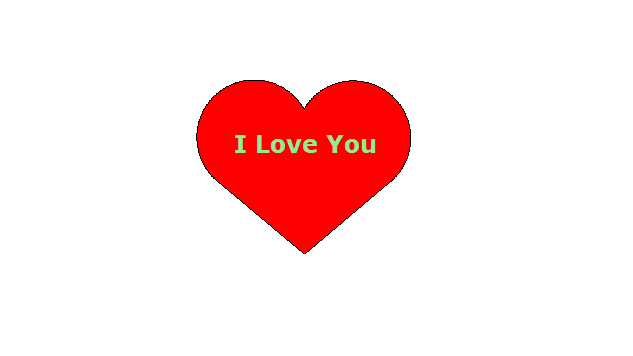

Reproduce this figure in Python.
# Import turtle package
import turtle
import time;
  
# Creating a turtle object(pen)
pen = turtle.Turtle()
  
# Defining a method to draw curve
def curve():
    for i in range(200):
  
        # Defining step by step curve motion
        pen.right(1)
        pen.forward(1)
  
# Defining method to draw a full heart
def heart():
  
    # Set the fill color to red
    pen.fillcolor('red')
  
    # Start filling the color
    pen.begin_fill()
  
    # Draw the left line
    pen.left(140)
    pen.forward(113)
  
    # Draw the left curve
    curve()
    pen.left(120)
  
    # Draw the right curve
    curve()
  
    # Draw the right line
    pen.forward(112)
  
    # Ending the filling of the color
    pen.end_fill()
  
# Defining method to write text
def txt():
  
    # Move turtle to air
    pen.up()
  
    # Move turtle to a given position
    pen.setpos(-68, 95)
  
    # Move the turtle to the ground
    pen.down()
  
    # Set the text color to lightgreen
    pen.color('lightgreen')
  
    # Write the specified text in 
    # specified font style and size
    pen.write("I Love You", font=(
      "Verdana", 18, "bold"))

# Draw a heart
heart()
  
# Write text
txt()
  
# To hide turtle
pen.ht()
time.sleep(3);
